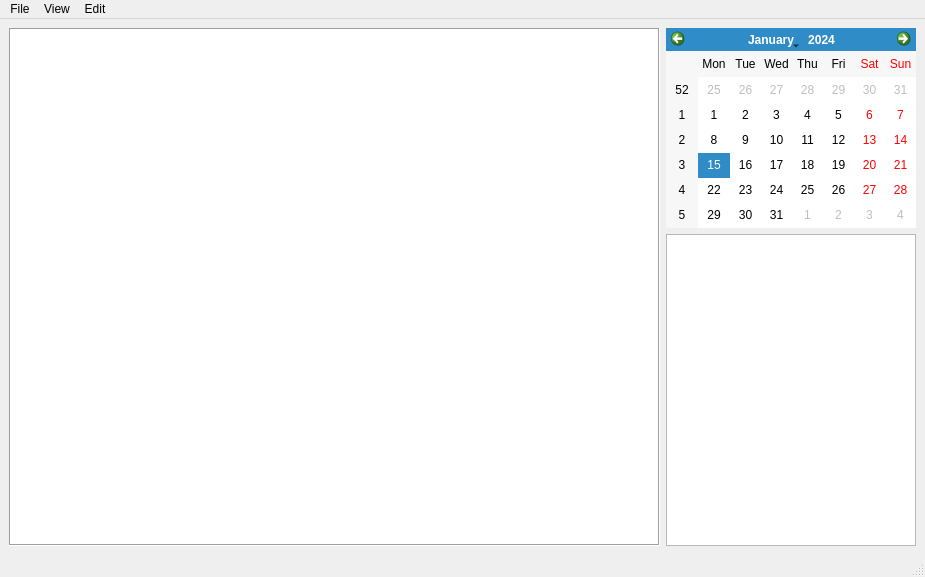
<?xml version="1.0" encoding="UTF-8"?>
<ui version="4.0">
 <class>MainWindow</class>
 <widget class="QMainWindow" name="MainWindow">
  <property name="geometry">
   <rect>
    <x>0</x>
    <y>0</y>
    <width>925</width>
    <height>577</height>
   </rect>
  </property>
  <property name="windowTitle">
   <string>MainWindow</string>
  </property>
  <widget class="QWidget" name="centralwidget">
   <layout class="QHBoxLayout" name="horizontalLayout">
    <item>
     <widget class="QListView" name="listView">
      <property name="mouseTracking">
       <bool>false</bool>
      </property>
      <property name="contextMenuPolicy">
       <enum>Qt::DefaultContextMenu</enum>
      </property>
      <property name="frameShape">
       <enum>QFrame::Box</enum>
      </property>
      <property name="tabKeyNavigation">
       <bool>false</bool>
      </property>
      <property name="dragDropMode">
       <enum>QAbstractItemView::DropOnly</enum>
      </property>
      <property name="alternatingRowColors">
       <bool>false</bool>
      </property>
     </widget>
    </item>
    <item>
     <layout class="QVBoxLayout" name="verticalLayout">
      <item>
       <widget class="QCalendarWidget" name="calendarWidget">
        <property name="minimumSize">
         <size>
          <width>250</width>
          <height>200</height>
         </size>
        </property>
        <property name="maximumSize">
         <size>
          <width>250</width>
          <height>200</height>
         </size>
        </property>
        <property name="styleSheet">
         <string notr="true"/>
        </property>
       </widget>
      </item>
      <item>
       <widget class="QListView" name="listView_2">
        <property name="minimumSize">
         <size>
          <width>0</width>
          <height>0</height>
         </size>
        </property>
        <property name="maximumSize">
         <size>
          <width>250</width>
          <height>1000</height>
         </size>
        </property>
       </widget>
      </item>
     </layout>
    </item>
   </layout>
  </widget>
  <widget class="QMenuBar" name="menubar">
   <property name="geometry">
    <rect>
     <x>0</x>
     <y>0</y>
     <width>925</width>
     <height>21</height>
    </rect>
   </property>
   <widget class="QMenu" name="menuFile">
    <property name="title">
     <string>File</string>
    </property>
   </widget>
   <widget class="QMenu" name="menuView">
    <property name="title">
     <string>View</string>
    </property>
   </widget>
   <widget class="QMenu" name="menuEdit">
    <property name="title">
     <string>Edit</string>
    </property>
   </widget>
   <addaction name="menuFile"/>
   <addaction name="menuView"/>
   <addaction name="menuEdit"/>
  </widget>
  <widget class="QStatusBar" name="statusbar"/>
 </widget>
 <resources/>
 <connections/>
</ui>
